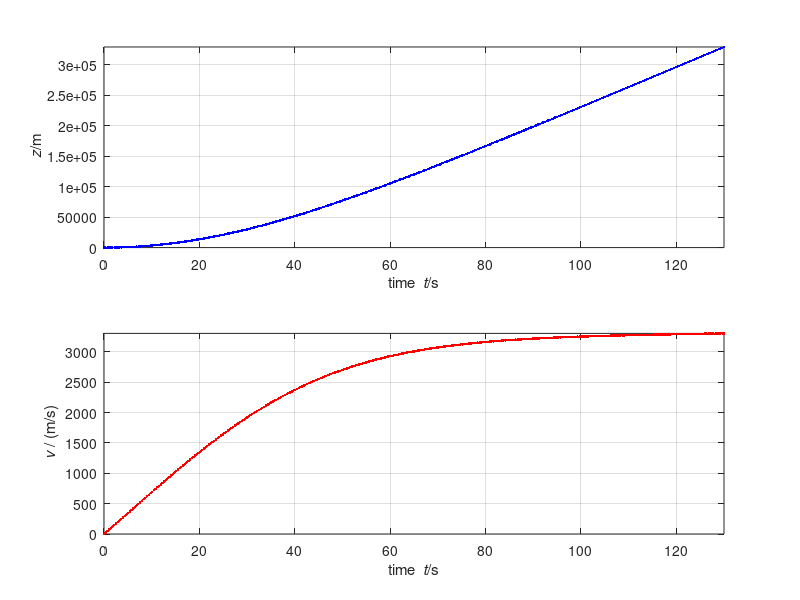

MATLAB code for this plot:
%%% Numerical simulation of rocket propulsion
%% Coordinates (t, z)

%% Constants
%2900000 kg total
%2145798 kg fuel stage I
%1499479 kg LOX
%646318 kg RP-1
%792516 kg total without fuel I
%0.19822 g/molRP-1 molar mass
%0.219 kg/mol LOX/RP-1
%2.6e3 kg/s mass flow * 5 = 1.3e4 kg/s -> 1.1e4 mol/s * 5 = 6e5 mol/s
%9753627 mol fuel
%6.8e6 N * 5 thrust sea level = 3.4e7 N thrust sea level
%4000000 N/m^2 pressure
%vb = 2.5 km/s at start?
% 3200 or 1600 K temp ->
% 150 or 300 mol/m^3
% 0.3 drag coef
%113 m^2 drag area
% max vel should be 1620 m/s
m = 7.9e5;         % kg: rocket mass without fuel
rho = 0.22;        % kg/mol: fuel molar mass
delta = 0.46;            % mol/m^3: fuel molar density
A = 50;           % m^2: nozzle area
g = 9.8;      % kg: free-fall acceleration

%% Initial conditions
t = 0;       % s: initial time
N = 9.8e6;  % mol: amount of fuel
z = 0;       % m: altitude of control volume
v = 0;       % m/s: velocity of control volume

%% Boundary conditions
J = -6e4;  % mol/s: matter influx at nozzle
p = 4e6 - 1e5;  % N/m^2: pressure at nozzle
Sigma = A * p;

%% Time-iteration parameters
t1 = 130;    % s: final time
dt = 0.001;  % s: time step

%% Plotting
dtplot = t1/360; % time interval between plots
tplot = dtplot; % time for next plot
figure
subplot(2, 1, 1); plot(t, z, '.b')
xlim([0, t1])
xlabel('time {\it t}/s'); ylabel('{\it z}/m')
axis('tight'); grid on; hold on
subplot(2, 1, 2); plot(t, v, '.r')
xlim([0, t1])
xlabel('time {\it t}/s'); ylabel('{\it v} / (m/s)')
axis('tight'); grid on; hold on %@

%% Numerical time integration
while t < t1 && N > 0 % '&&' means 'and'

  P = (m + rho * N) * v;
  vb = v + J / (A * delta);
  F = Sigma + J * rho * vb - 113 * 0.35 * abs(v) * v / 2;
  G = -(m + rho * N) * g;

  t = t + dt;
  N = N + J * dt;
  P = P + (F + G) * dt;
  z = z + v * dt;

  v = P / (m + rho * N);

  %% plot
  if t > tplot
    subplot(2, 1, 1); plot(t, z, '.b')
    subplot(2, 1, 2); plot(t, v, '.r')
    pause(0)
    tplot = tplot + dtplot;
  end %@

end
